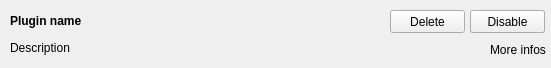
<?xml version="1.0" encoding="UTF-8"?>
<ui version="4.0">
 <class>PluginItem</class>
 <widget class="QWidget" name="PluginItem">
  <property name="geometry">
   <rect>
    <x>0</x>
    <y>0</y>
    <width>551</width>
    <height>68</height>
   </rect>
  </property>
  <property name="windowTitle">
   <string>Form</string>
  </property>
  <widget class="QLabel" name="name">
   <property name="geometry">
    <rect>
     <x>10</x>
     <y>10</y>
     <width>181</width>
     <height>21</height>
    </rect>
   </property>
   <property name="font">
    <font>
     <weight>75</weight>
     <bold>true</bold>
    </font>
   </property>
   <property name="text">
    <string>Plugin name</string>
   </property>
  </widget>
  <widget class="QLabel" name="description">
   <property name="geometry">
    <rect>
     <x>10</x>
     <y>40</y>
     <width>231</width>
     <height>16</height>
    </rect>
   </property>
   <property name="text">
    <string>Description</string>
   </property>
  </widget>
  <widget class="QPushButton" name="enable">
   <property name="geometry">
    <rect>
     <x>470</x>
     <y>10</y>
     <width>75</width>
     <height>23</height>
    </rect>
   </property>
   <property name="text">
    <string>Enable</string>
   </property>
  </widget>
  <widget class="QPushButton" name="disableButton">
   <property name="geometry">
    <rect>
     <x>470</x>
     <y>10</y>
     <width>75</width>
     <height>23</height>
    </rect>
   </property>
   <property name="text">
    <string>Disable</string>
   </property>
  </widget>
  <widget class="QPushButton" name="deleteButton">
   <property name="geometry">
    <rect>
     <x>390</x>
     <y>10</y>
     <width>75</width>
     <height>23</height>
    </rect>
   </property>
   <property name="text">
    <string>Delete</string>
   </property>
  </widget>
  <widget class="QLabel" name="moreInfos">
   <property name="geometry">
    <rect>
     <x>490</x>
     <y>40</y>
     <width>61</width>
     <height>20</height>
    </rect>
   </property>
   <property name="cursor">
    <cursorShape>PointingHandCursor</cursorShape>
   </property>
   <property name="text">
    <string>More infos</string>
   </property>
  </widget>
 </widget>
 <resources/>
 <connections/>
</ui>
